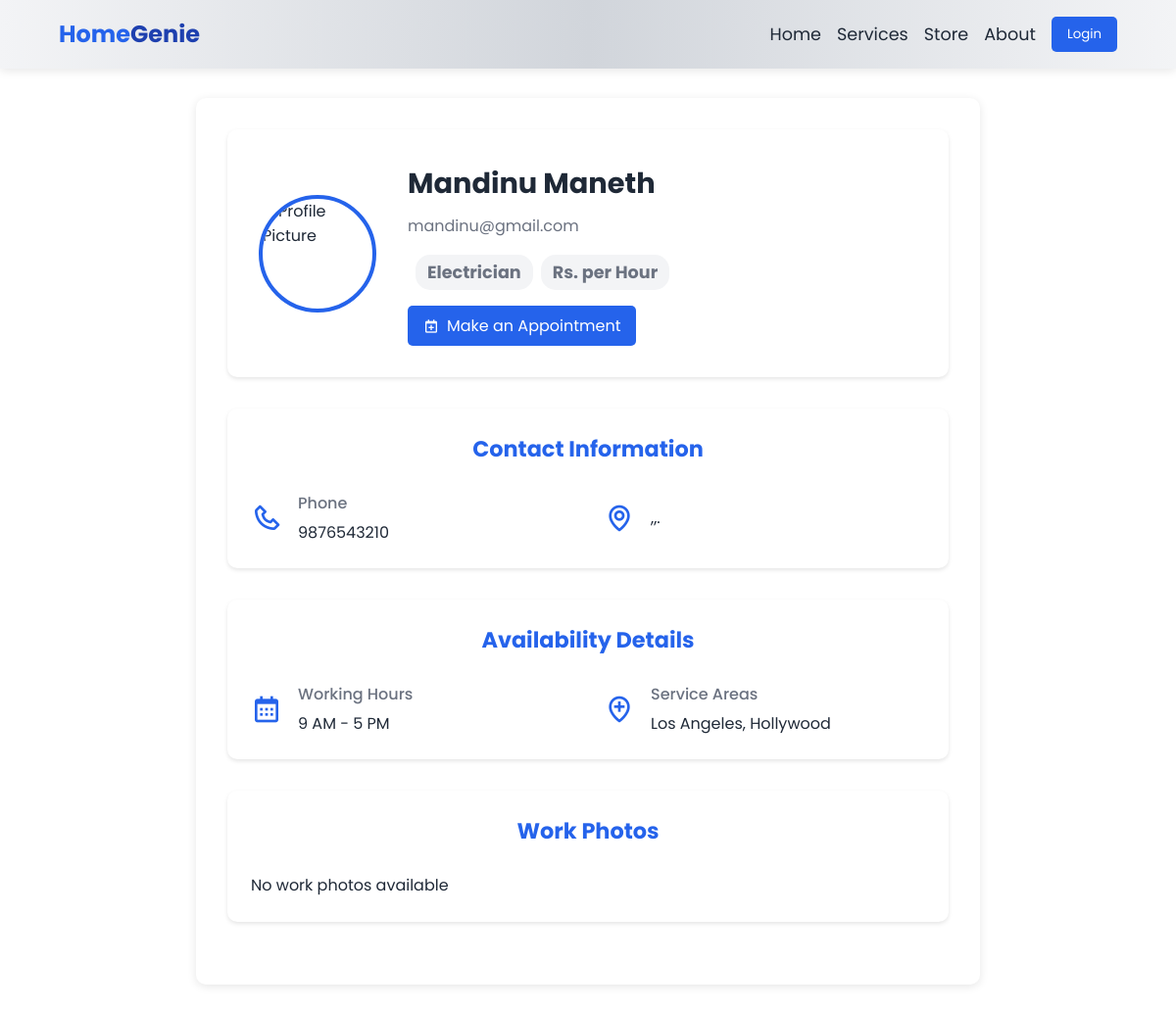
The app's page /HomeController/SPProfile/2, older data.
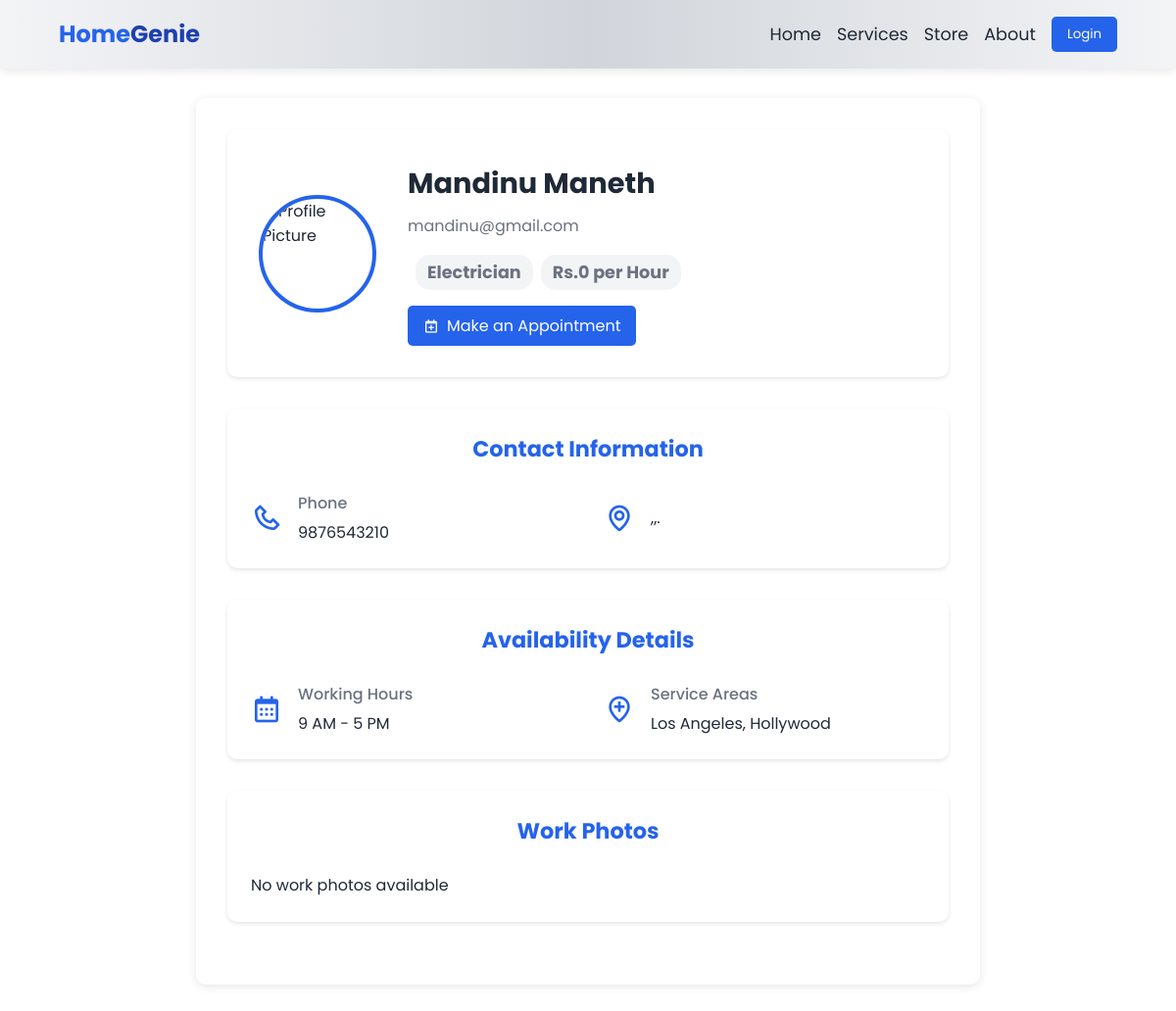
The same page, newer data.
### tables this page shows
CREATE TABLE `users` (
  `user_id` int(11) NOT NULL,
  `first_name` varchar(100) NOT NULL,
  `last_name` varchar(100) NOT NULL,
  `contact_number` varchar(15) NOT NULL,
  `email` varchar(100) NOT NULL,
  `street` varchar(255) DEFAULT NULL,
  `district` varchar(100) DEFAULT NULL,
  `province` varchar(100) DEFAULT NULL,
  `profile_image` longblob DEFAULT NULL,
  `password` varchar(255) NOT NULL,
  `role` enum('customer','service_provider','supplier','admin') NOT NULL,
  `agree_terms` tinyint(1) NOT NULL DEFAULT 0,
  `created_at` timestamp NOT NULL DEFAULT current_timestamp()
);

CREATE TABLE `service_providers` (
  `provider_id` int(11) NOT NULL,
  `expertise` varchar(50) DEFAULT NULL,
  `hourly_rate` int(11) NOT NULL,
  `description` text DEFAULT NULL,
  `work_photos` text DEFAULT NULL,
  `working_hours` varchar(100) DEFAULT NULL,
  `service_areas` varchar(255) DEFAULT NULL,
  `id_number` varchar(50) DEFAULT NULL,
  `id_front` longblob DEFAULT NULL,
  `id_back` longblob DEFAULT NULL,
  `bank_details` varchar(255) NOT NULL,
  `verified` int(11) NOT NULL DEFAULT 0
);

### app/controllers/HomeController.php (called while the page is built, shortened)
<?php
Class HomeController extends Controller {
    private $CustomerModel;
    public function __construct(){
        $this->CustomerModel = $this->model('CustomerModel');
    }
    public function SPProfile($id = null){
        $serviceProvider = $this->CustomerModel->getServiceProviderById($id);
        $data = [
            'serviceProvider' => $serviceProvider,
        ];
        $this->view('LandingPage/sp_profile', $data);
    }
}
?>

### app/libraries/Core.php (called while the page is built, shortened)
<?php
class Core {
    protected $currentMethod = 'index';
    public function __construct() {
        $url = $this->getURL();
        if (isset($url[0]) && file_exists('../app/controllers/' . ucwords($url[0]) . '.php')) {
            unset($url[0]);
        }
        $this->currentController = new $this->currentController;
        if (isset($url[1]) && method_exists($this->currentController, $url[1])) {
            $this->currentMethod = $url[1];
            unset($url[1]);
        }
        $this->params = $url ? array_values($url) : [];
        call_user_func_array([$this->currentController, $this->currentMethod], $this->params);
    }
    public function getURL() {
        if (isset($_GET['url'])) {
            $url = rtrim($_GET['url'], '/');
            $url = filter_var($url, FILTER_SANITIZE_URL);
            return explode('/', $url);
        }
        return [];
    }
}

### public/index.php (called while the page is built, shortened)
<?php
   $init = new Core();
?>

### app/libraries/Database.php (called while the page is built, shortened)
<?php
class Database{
    private $host = DB_HOST;
    private $user = DB_USER;
    private $password = DB_PASSWORD;
    private $dbname = DB_NAME;
    private $dbh;
    private $statement;
    public function __construct(){
        $dsn = 'mysql:host='.$this->host.';dbname='.$this->dbname;
        $options = array(
            PDO::ATTR_PERSISTENT => true,
            PDO::ATTR_ERRMODE => PDO::ERRMODE_EXCEPTION
        );
        try {
            $this->dbh = new PDO($dsn, $this->user, $this->password, $options);
        } catch (PDOException $e) {
            $this->error = $e->getMessage();
            echo $this->error;
        }
    }
    public function query($sql){
        $this->statement = $this->dbh->prepare($sql);
    }
    public function bind($param, $value, $type = null){
        if (is_null($type)) {
            switch (true) {
                default:
                    $type = PDO::PARAM_STR;
            }
        }
        $this->statement->bindValue($param, $value, $type);
    }
    public function execute(){
        return $this->statement->execute();
    }
    public function single(){
        $this->execute();
        return $this->statement->fetch(PDO::FETCH_OBJ);
    }
}

### app/models/CustomerModel.php (called while the page is built, shortened)
<?php
class CustomerModel {
    private $db;
    public function __construct() {
        $this->db = new Database();
    }
    public function getServiceProviderById($id) {
        $sql = "SELECT u.*,
                sp.*
                FROM users u
                LEFT JOIN service_providers sp ON u.user_id = sp.provider_id
                WHERE u.user_id = :id AND u.role = 'service_provider'";
        $this->db->query($sql);
        $this->db->bind(':id', $id);
        return $this->db->single();
    }
}
?>

### app/views/LandingPage/sp_profile.php (the view, shortened to what the changed rows need)
<?php
$provider = $data['serviceProvider'];
$providerName = $provider->first_name . ' ' . $provider->last_name;
?>
<!DOCTYPE html>
<html lang="en">
<head>
    <link rel="stylesheet" href="<?php echo URLROOT; ?>/public/css/navigationbar.css">
    <link href='https://unpkg.com/boxicons@2.1.4/css/boxicons.min.css' rel='stylesheet'>
    <link rel="stylesheet" href="<?php echo URLROOT; ?>/public/css/style-services.css">
</head>
<body>
    <?php require_once APPROOT . '/views/LandingPage/navBar.php'; ?>
    <section class="container">
        <div class="profile-header">
            <div class="profile-avatar">
                <img id="avatarImage" alt="Profile Picture">
            </div>
            <div class="profile-info">
            <h1 id="profileName"><?php echo htmlspecialchars($providerName); ?> </h1>
                <p id="profileEmail"><?php echo htmlspecialchars($provider->email); ?></p>
                <h1>
                    <span class="service-type"><?php echo htmlspecialchars($provider->expertise); ?></span>
                    <span class="service-type">Rs.<?php echo htmlspecialchars($provider->hourly_rate); ?> per Hour</span>
                </h1>
                <div class="edit-profile-btn" id="makeAppointmentBtn">
                    <i class='bx bx-calendar-plus'></i> Make an Appointment
                </div>
            </div>
        </div>
        <div class="profile-content">
            <section class="profile-section">
                <h2>Contact Information</h2>
                <div class="info-grid">
                    <div class="info-item">
                        <i class='bx bx-phone'></i>
                        <div>
                            <label>Phone</label>
                            <p id="spPhone"><?php echo htmlspecialchars($provider->contact_number); ?></p>
                        </div>
                    </div>
                    <div class="info-item">
                        <i class='bx bx-map'></i>
                        <div style="display: flex">
                            <p id="spStreet"> , </p><p id="spDistrict"> , </p><p id="spProvince"> .</p>
                        </div>
                    </div>
                </div>
            </section>
            <section class="profile-section">
                <h2>Availability Details</h2>
                <div class="info-grid">
                    <div class="info-item">
                        <i class='bx bx-calendar'></i>
                        <div>
                            <label>Working Hours</label>
                            <p id="spPhone"><?php echo htmlspecialchars($provider->working_hours); ?></p>
                        </div>
                    </div>
                    <div class="info-item">
                        <i class='bx bx-location-plus'></i>
                        <div>
                            <label>Service Areas</label>
                            <p id="spAddress"><?php echo htmlspecialchars($provider->service_areas); ?></p>
                        </div>
                    </div>
                </div>
            </section>
            <section class="profile-section">
                <h2>Work Photos</h2>
                <div class="info-grid">
                    <div class="info-item">
                        <?php if (!empty($provider->work_photos)): ?>
                            <?php $work_photos = explode(",", $provider->work_photos); ?>
                            <?php foreach ($work_photos as $photo): ?>
                                <div class="image-tile">
                                    <img src="<?php echo URLROOT; ?>/public/img/SVPpic/<?php echo htmlspecialchars(trim($photo)); ?>" alt="Work Photo">
                                </div>
                            <?php endforeach; ?>
                        <?php else: ?>
                            <p>No work photos available</p>
                        <?php endif; ?>
                    </div>
                </div>
            </section>
        </div>
    </section>
</body>
</html>

Row changes from the older to the newer data that the page shows:
changed through a linked row, users "Mandinu Maneth": service_providers.hourly_rate (not shown) → "0"
